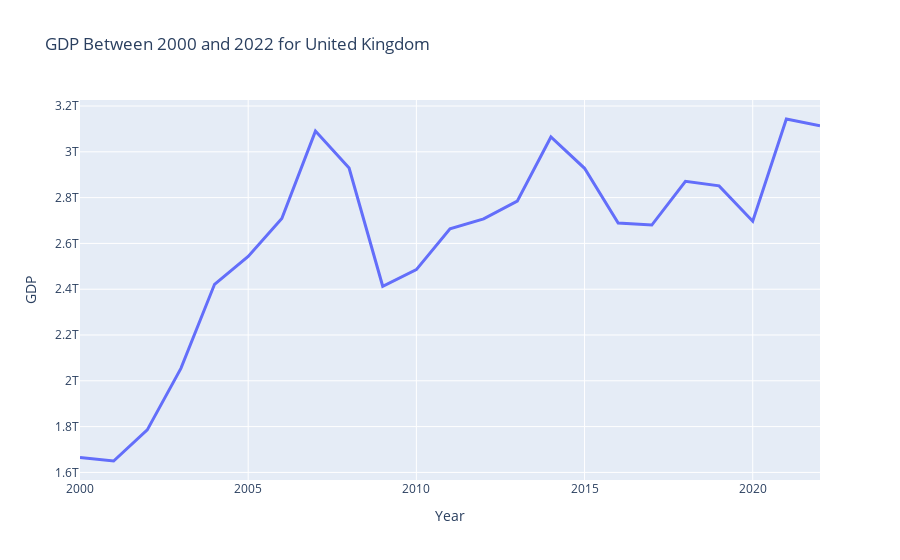

Notebook source saved alongside this figure:
### Markdown cell above
# Plot the data

### Code cell
from plot_utils import plot_single
plot_single(df_GB, "United Kingdom")

### Figure 1 — Plotly figure (JSON) as saved in the notebook; plotly's stock layout.template omitted (floating-point values rounded to 4 significant figures)
{"data": [{"hovertemplate": "Year=%{x}<br>GDP=%{y}<extra></extra>", "legendgroup": "", "line": {"color": "#636efa", "dash": "solid", "width": 3}, "marker": {"symbol": "circle"}, "mode": "lines", "name": "", "orientation": "v", "showlegend": false, "type": "scatter", "x": [2022, 2021, 2020, 2019, 2018, 2017, 2016, 2015, 2014, 2013, 2012, 2011, 2010, 2009, 2008, 2007, 2006, 2005, 2004, 2003, 2002, 2001, 2000], "xaxis": "x", "y": [3114000000000.0, 3143000000000.0, 2697000000000.0, 2851000000000.0, 2871000000000.0, 2680000000000.0, 2689000000000.0, 2928000000000.0, 3065000000000.0, 2785000000000.0, 2707000000000.0, 2664000000000.0, 2485000000000.0, 2413000000000.0, 2929000000000.0, 3091000000000.0, 2708000000000.0, 2543000000000.0, 2422000000000.0, 2054000000000.0, 1786000000000.0, 1650000000000.0, 1666000000000.0], "yaxis": "y"}], "layout": {"legend": {"tracegroupgap": 0}, "title": {"text": "GDP Between 2000 and 2022 for United Kingdom"}, "xaxis": {"anchor": "y", "domain": [0, 1], "title": {"text": "Year"}}, "yaxis": {"anchor": "x", "domain": [0, 1], "title": {"text": "GDP"}}}}
